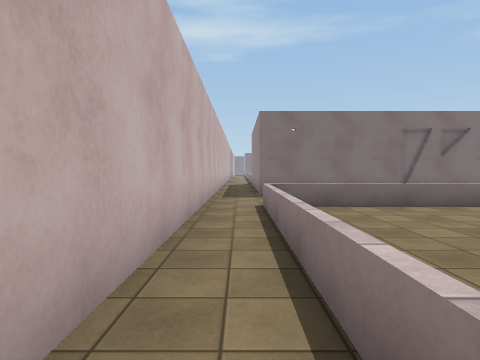
[1] (above)

19 first-person views from a walk through a Unity game level. The camera is 1.4 m above the floor, tilts 2° down and sees 75° across. The floor is counted in squares, 1.7 m on a side. Each view is taken from the middle of a square. On the plan, view 1 faces up. The plan holds only what a view shows up to about 11 squares ahead; the rest is blank. The place goes on beyond the plan. The player is left out. Surface patterns are stand-ins for the level's own textures.

[2]
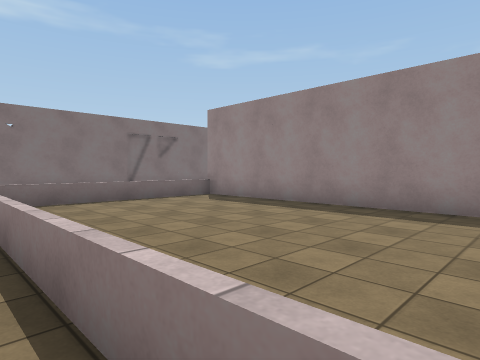

[3]
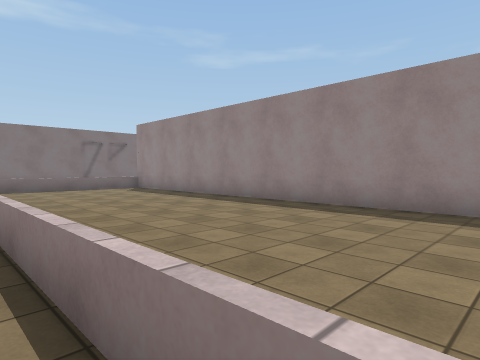

[4]
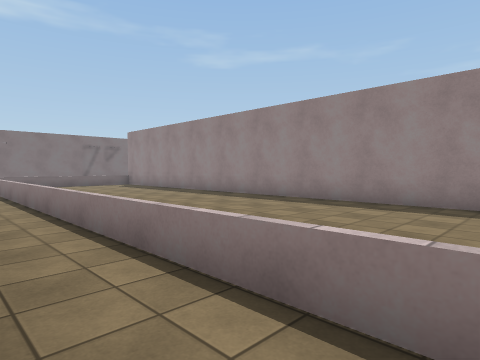

[5]
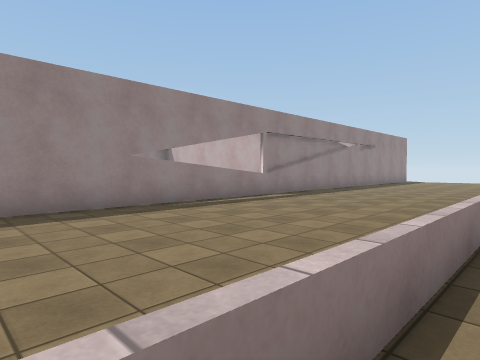

[6]
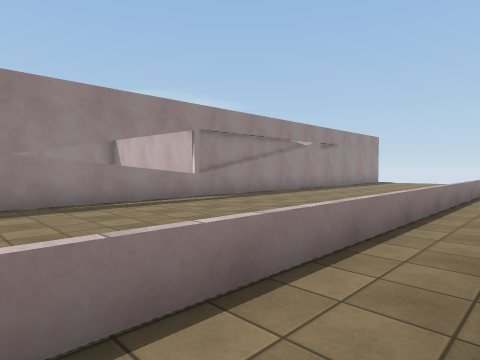

[7]
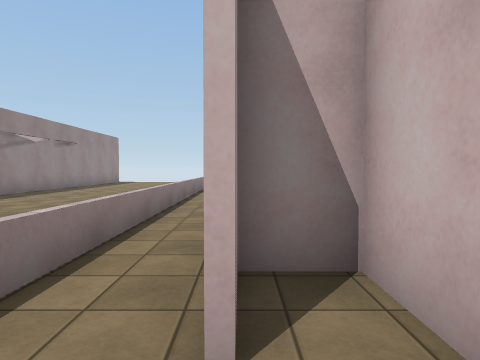

[8]
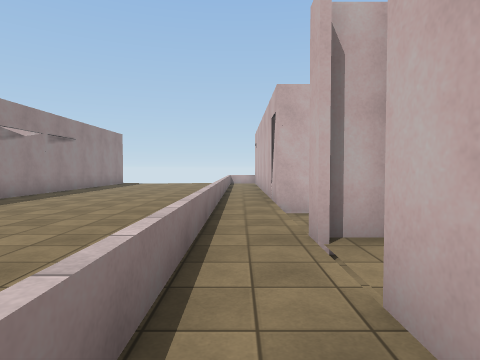

[9]
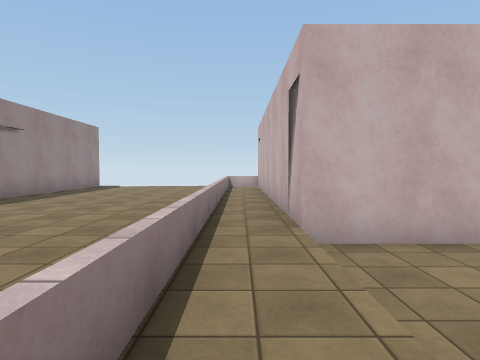

[10]
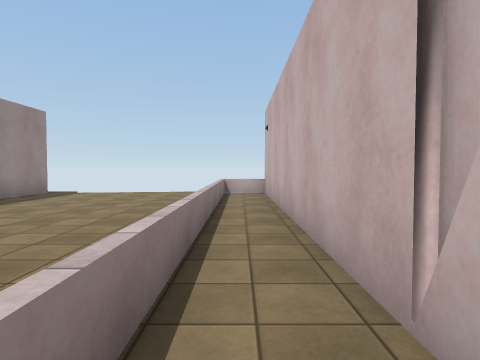

[11]
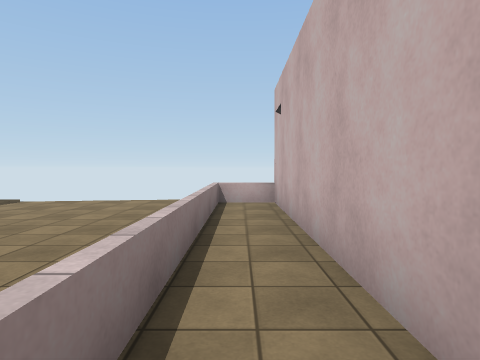

[12]
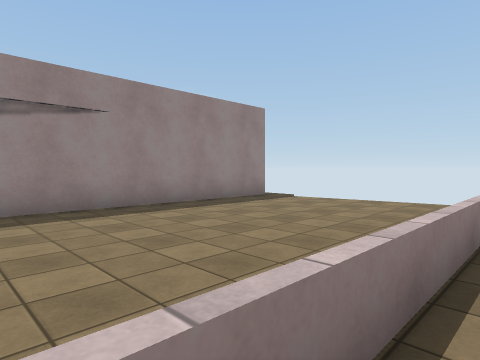

[13]
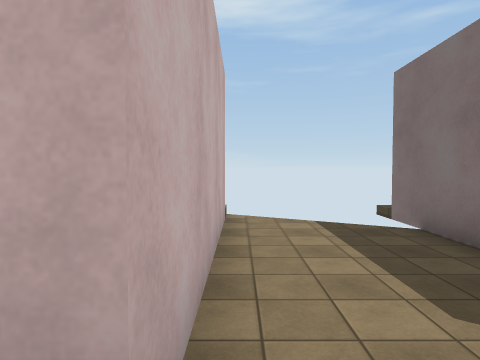

[14]
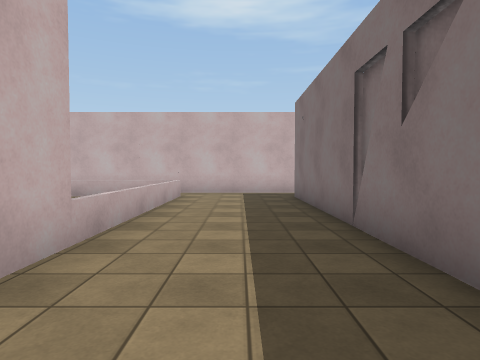

[15]
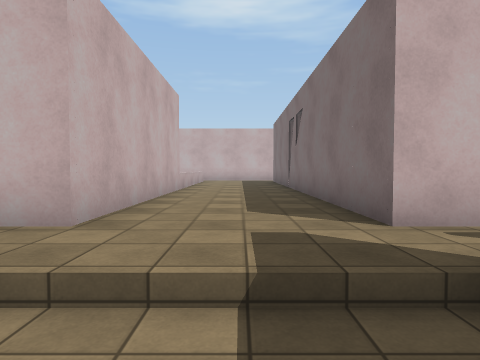

[16]
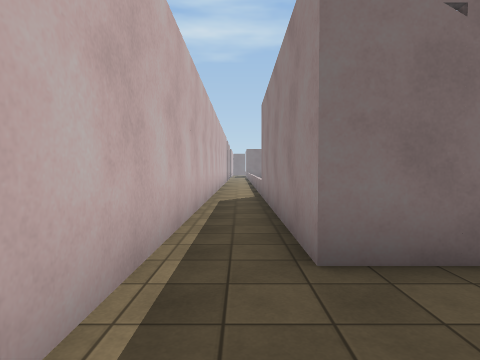

[17]
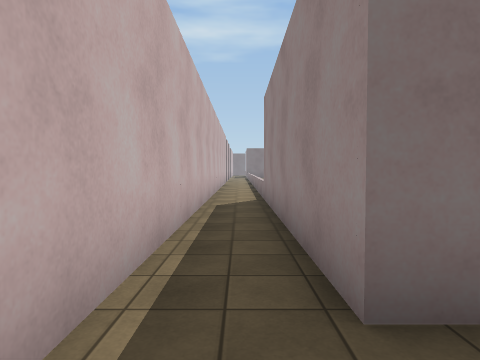

[18]
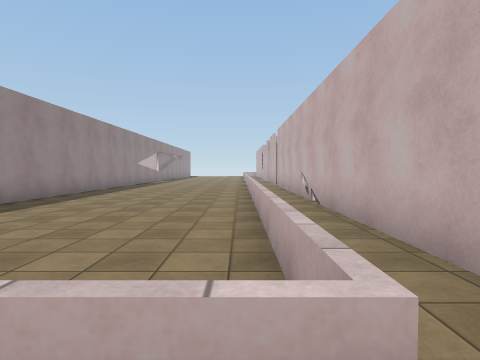

[19]
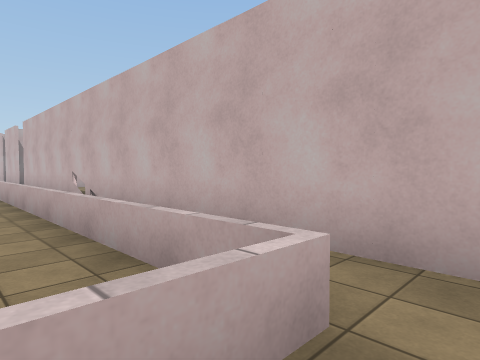

### Floor plan
Key: @ floor where view 1 was taken; # wall or solid block; x gap in a wall; . main floor; - floor 0.25 m lower than the main floor; / step, stairs or slope; = window, fence, low wall or low ledge.
Columns run from 6 left of view 1 to 16 right of it. Each row starts with its distance up from view 1.
 16      #.#
 15      #.#
 14      #.#
 13      #.#
 12      #.#          #
 11      #.############./
 10      #............../-
  9      #............../--
  8      #............../-
  7      #.=....=######./
  6      #.=.... #    #
  5      #.=.... #
  4      #.=....#
  3      #.=....#
  2      #.=....#
  1      #.=....#
  0      #@=....#
 -1      #.=....#
 -2      #.=....#
 -3      #.=....#
 -4      #.=....#
 -5      #.=....#
 -6       .=....#
 -7       .=....#
 -8      ..=....#
 -9     #..=....#
-10     ##.=....#
-11     ##.=....#
-12      ..=....#
-13 ###  ..=....#
-14 #---##.=....#
-15  ----/.=....#
-16 -----/.=....#
-17 #----/.=....#
-18 ######.=....#
-19      #.=....#
-20      #.=....#
-21      #.=....#
-22      #.=....#
-23      #.=....#
-24      #.=....#
-25      #.=....#
-26      #.=.... #
-27      #.=.....#
-28      #==..  .x

Positions as (right, up) in squares from view 1, and headings:
1: (0, 0), facing up
2: (0, -1), facing up-right
3: (0, -6), facing up-right
4: (-1, -9), facing up-right
5: (0, -6), facing down-right
6: (-1, -8), facing down-right
7: (-1, -8), facing down
8: (0, -10), facing down
9: (0, -13), facing down
10: (0, -17), facing down
11: (0, -20), facing down
12: (0, -20), facing down-right
13: (0, -17), facing left
14: (10, 9), facing left
15: (16, 9), facing left
16: (0, 8), facing up
17: (0, 9), facing up
18: (1, 8), facing down
19: (2, 8), facing down-left
